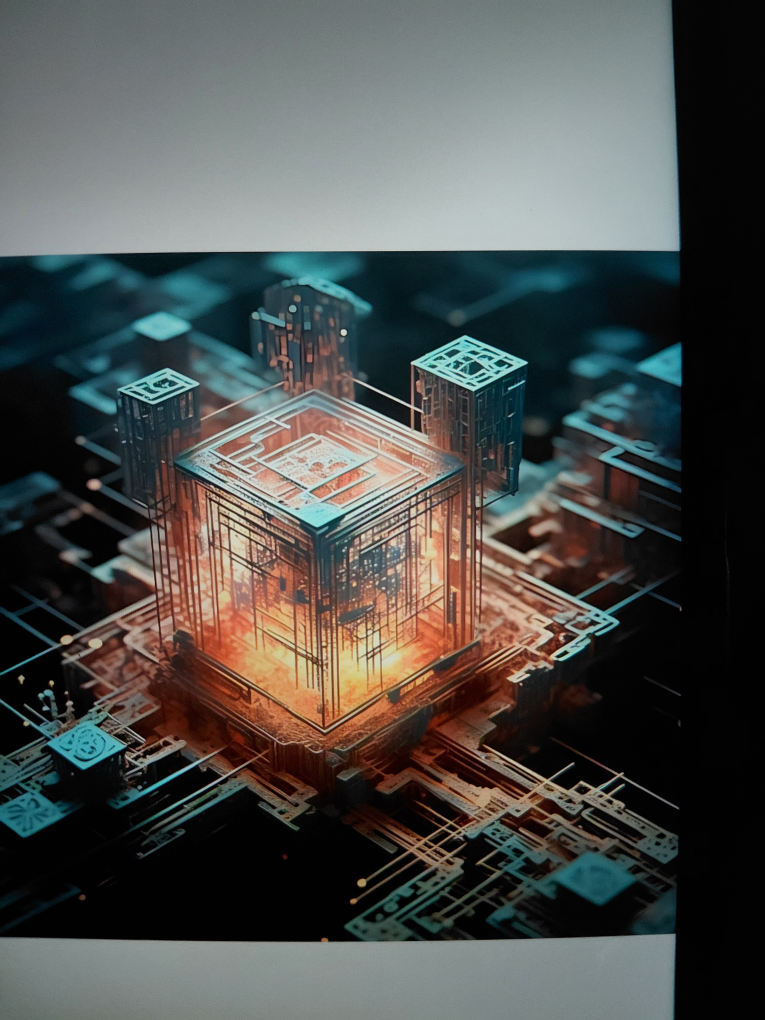
#> input picture attached_assets/20260524_145830_1779660489742.jpg, 3060 x 4080 px (shown at 1/4 size)
$ python gematria_cube.py ../../attached_assets/20260524_145830_1779660489742.jpg
#> lines starting #> are read from the running program, lines starting #| are printed output that depends on the picture; after the words box and inside, x2 and y2 are one past the last pixel; in counts of white or black regions, pixels touching at a corner belong together
import cv2
import numpy as np
from PIL import Image
import pytesseract

# Standard gematria maps
HEBREW = {'א':1,'ב':2,'ג':3,'ד':4,'ה':5,'ו':6,'ז':7,'ח':8,'ט':9,'י':10,'כ':20,'ל':30,'מ':40,'נ':50,'ס':60,'ע':70,'פ':80,'צ':90,'ק':100,'ר':200,'ש':300,'ת':400}
GREEK = {'Α':1,'Β':2,'Γ':3,'Δ':4,'Ε':5,'Ϛ':6,'Ζ':7,'Η':8,'Θ':9,'Ι':10,'Κ':20,'Λ':30,'Μ':40,'Ν':50,'Ξ':60,'Ο':70,'Π':80,'Ϙ':90,'Ρ':100,'Σ':200,'Τ':300,'Υ':400,'Φ':500,'Χ':600,'Ψ':700,'Ω':800}
ENGLISH = {chr(ord('A')+i):i+1 for i in range(26)}

def gematria(text, cipher=ENGLISH):
    return sum(cipher.get(c.upper(), 0) for c in text)

def analyze_cube_image(path):
    img = cv2.imread(path)
#> img is the input picture: shape (4080, 3060, 3); mean B, G, R 76.6, 79, 77.1
    gray = cv2.cvtColor(img, cv2.COLOR_BGR2GRAY)
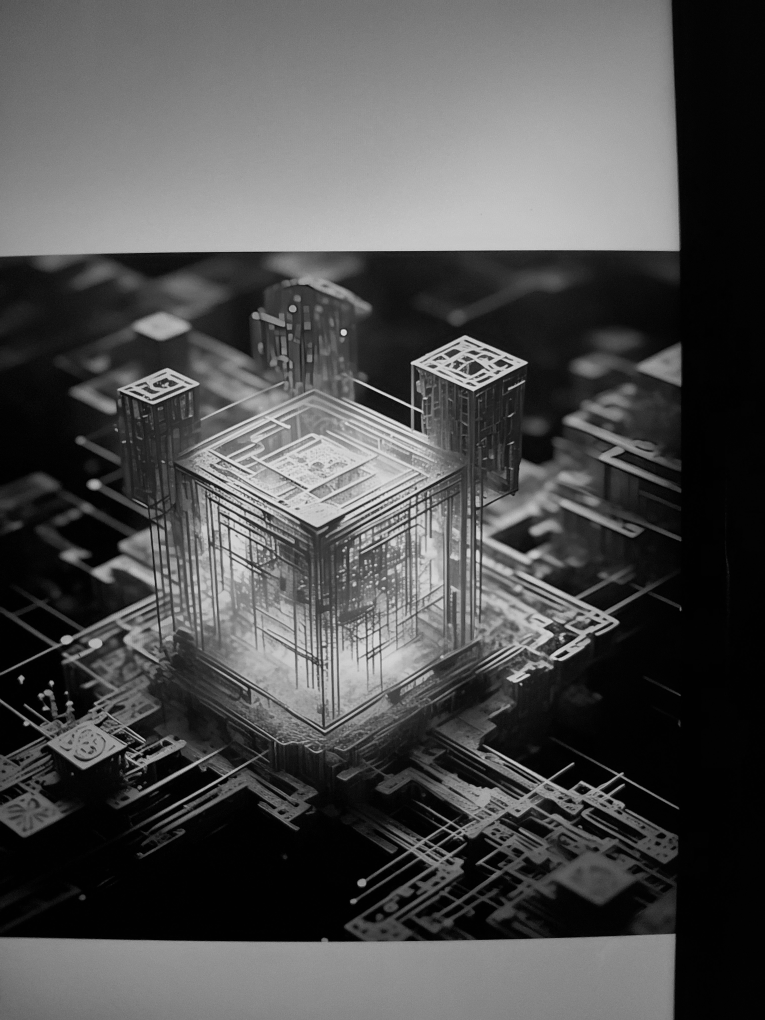
#> gray: shape (4080, 3060) (shown at 1/4 size); min 0, max 237, mean 78.1

    # 1. Geometric features
    edges = cv2.Canny(gray, 50, 150)
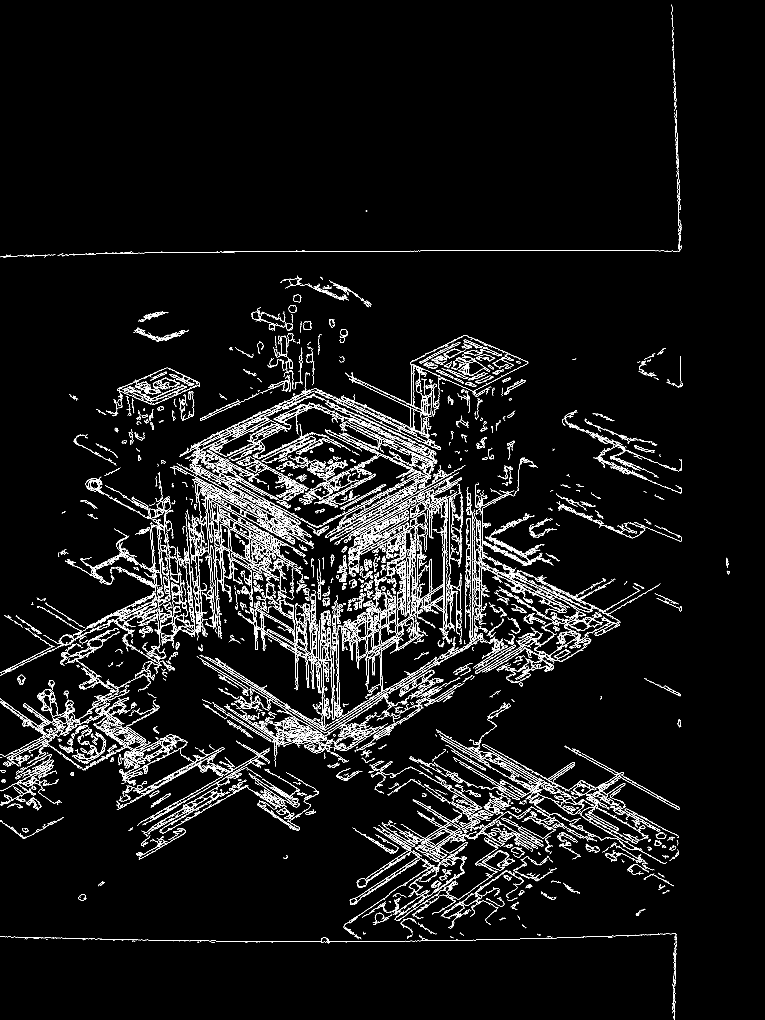
#> edges: shape (4080, 3060) (shown at 1/4 size); 3.1% white in thin lines or dots
    contours, _ = cv2.findContours(edges, cv2.RETR_TREE, cv2.CHAIN_APPROX_SIMPLE)
#> contours = 9695 contours, 7764 with area under 20; largest, box (x1, y1, x2, y2) and area: (925, 2213, 1008, 2273) 1268, (925, 2213, 1008, 2273) 1178, (1468, 2506, 1494, 2632) 1140, (1469, 2539, 1491, 2610) 1062, (1244, 1910, 1435, 1984) 1050

    # Count squares = nested structures
    squares = 0
    for cnt in contours:
        approx = cv2.approxPolyDP(cnt, 0.02*cv2.arcLength(cnt, True), True)
        if len(approx) == 4: squares += 1
#> this loop made 9695 passes
#> approx on passes 6, 7, 8, 12, 14, 22, 23, 24, 25, 26, 27, 30: [[2694, 3967], [2691, 4032], [2688, 4026], [2692, 4041]], [[2698, 3962], [2700, 3994], [2697, 4006], [2700, 3994]], [[2694, 3961], [2694, 3965]], [[2701, 3919], [2699, 3937], [2700, 3943], [2699, 3937]], [[2697, 3873], [2702, 3892], [2698, 3925], [2702, 3892]], [[1383, 3768], [1386, 3768]], [[1086, 3768], [1091, 3768]], [[1037, 3768], [1038, 3768]], [[1025, 3768], [1029, 3768]], [[981, 3768], [989, 3768]], [[968, 3767]], [[2702, 3766], [2702, 3769]]
#> (cnt, approx) on pass 53: ([[564, 3756], [564, 3757], [565, 3756]], [[565, 3756], [564, 3756], [564, 3757]])
#> after the loop, squares = 1094

    # 2. Color analysis: orange core vs blue shell
    hsv = cv2.cvtColor(img, cv2.COLOR_BGR2HSV)
#> hsv: shape (4080, 3060, 3); mean H, S, V 52.2, 66.1, 88.4
    orange_mask = cv2.inRange(hsv, (5,50,50), (15,255,255))
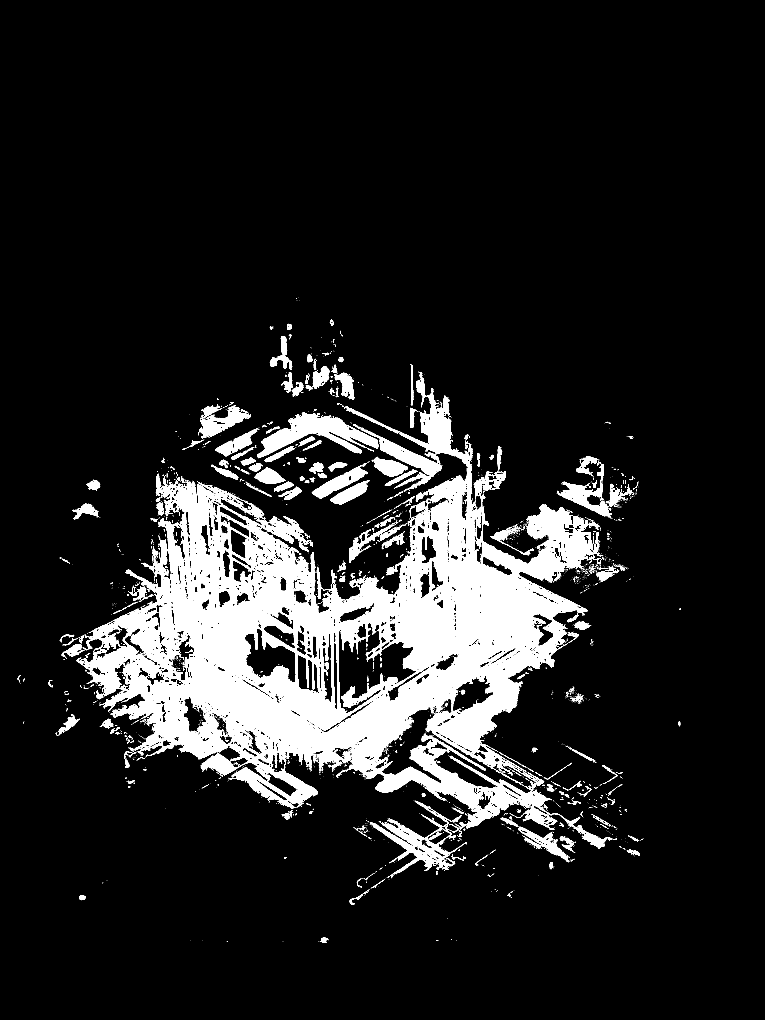
#> orange_mask: shape (4080, 3060) (shown at 1/4 size); 12.1% white; 4141 white regions (3717 under 20 px), largest, box (x1, y1, x2, y2) and area: (305, 1552, 2450, 3395) 1252510, (1030, 1648, 1513, 1833) 32692, (1479, 3202, 1868, 3504) 23224
    blue_mask = cv2.inRange(hsv, (100,50,50), (130,255,255))
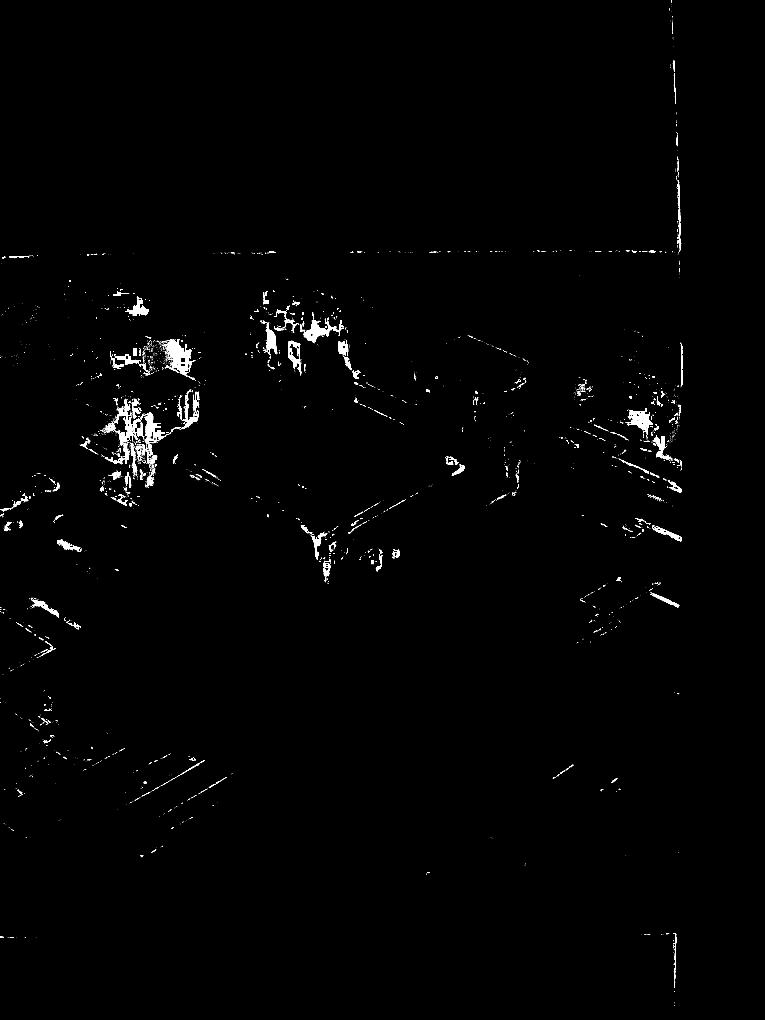
#> blue_mask: shape (4080, 3060) (shown at 1/4 size); 0.8% white; 3369 white regions (2995 under 20 px), largest, box (x1, y1, x2, y2) and area: (667, 1357, 782, 1506) 6728, (455, 1596, 533, 1856) 5259, (1212, 1280, 1376, 1370) 4898
    orange_ratio = np.sum(orange_mask > 0) / orange_mask.size
#> orange_ratio = 0.121
    blue_ratio = np.sum(blue_mask > 0) / blue_mask.size
#> blue_ratio = 0.00796

    # 3. OCR for any text/symbols
    text = pytesseract.image_to_string(Image.open(path))

    # 4. Gematria tests on known constants
    targets = {
        'VALOR_MIN': 62183,
        'J_INV_7': 3375,
        'N_LIST_SUM': sum([27,32,36,49,64,81,121,144,169,196,225,256]),
        'SHA_FIRST4': 0x624b,
        'ISAIAH': gematria('ISAIAH'),
        'REVELATION': gematria('REVELATION'),
        'PETER': gematria('PETER')
    }

    results = {
        'squares_detected': squares,
        'orange_core_ratio': round(orange_ratio, 4),
        'blue_shell_ratio': round(blue_ratio, 4),
        'ocr_text': text.strip(),
        'gematria_hits': {}
    }

    # Check if any geometric count matches a target
    for name, val in targets.items():
        if squares == val or squares == val % 1000:
            results['gematria_hits'][name] = f'Squares={squares} matches {name}={val}'
        if int(orange_ratio*10000) == val % 10000:
            results['gematria_hits'][name] = f'Orange_ratio*10000 matches {name}'

    # Check OCR text
    if text:
        for name, val in targets.items():
            if str(val) in text:
                results['gematria_hits'][name] = f'Found {val} in OCR'
            g = gematria(text, ENGLISH)
            if g == val:
                results['gematria_hits'][name] = f'Gematria(OCR) = {g} = {name}'

    return results

if __name__ == '__main__':
    # Usage: python gematria_cube.py your_image.jpg
    import sys
    path = sys.argv[1] if len(sys.argv) > 1 else 'cube.jpg'
    print(analyze_cube_image(path))
#> (the call stopped at in analyze_cube_image, `text = pytesseract.image_to_string(Image.open(path))`: pytesseract is not available in this run)
